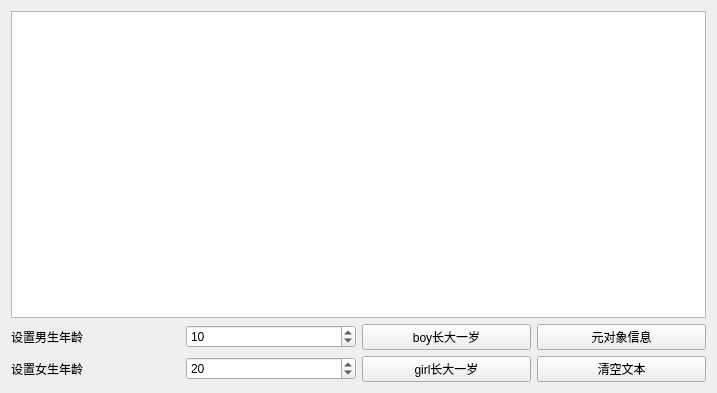
<?xml version="1.0" encoding="UTF-8"?>
<ui version="4.0">
 <class>Widget</class>
 <widget class="QWidget" name="Widget">
  <property name="geometry">
   <rect>
    <x>0</x>
    <y>0</y>
    <width>717</width>
    <height>393</height>
   </rect>
  </property>
  <property name="windowTitle">
   <string>元系统demo</string>
  </property>
  <layout class="QVBoxLayout" name="verticalLayout">
   <item>
    <layout class="QGridLayout" name="gridLayout">
     <item row="1" column="1">
      <widget class="QSpinBox" name="spinBoy">
       <property name="value">
        <number>10</number>
       </property>
      </widget>
     </item>
     <item row="3" column="3">
      <widget class="QPushButton" name="btnClear">
       <property name="text">
        <string>清空文本</string>
       </property>
      </widget>
     </item>
     <item row="3" column="2">
      <widget class="QPushButton" name="btnGirlInc">
       <property name="text">
        <string>girl长大一岁</string>
       </property>
      </widget>
     </item>
     <item row="1" column="3">
      <widget class="QPushButton" name="btnClassInfo">
       <property name="text">
        <string>元对象信息</string>
       </property>
      </widget>
     </item>
     <item row="3" column="0">
      <widget class="QLabel" name="label_2">
       <property name="text">
        <string>设置女生年龄</string>
       </property>
      </widget>
     </item>
     <item row="3" column="1">
      <widget class="QSpinBox" name="spinGirl">
       <property name="value">
        <number>20</number>
       </property>
      </widget>
     </item>
     <item row="1" column="0">
      <widget class="QLabel" name="label">
       <property name="text">
        <string>设置男生年龄</string>
       </property>
      </widget>
     </item>
     <item row="1" column="2">
      <widget class="QPushButton" name="btnBoyInc">
       <property name="text">
        <string>boy长大一岁</string>
       </property>
      </widget>
     </item>
     <item row="0" column="0" colspan="4">
      <widget class="QPlainTextEdit" name="plainTextEdit"/>
     </item>
    </layout>
   </item>
  </layout>
 </widget>
 <resources/>
 <connections/>
</ui>
